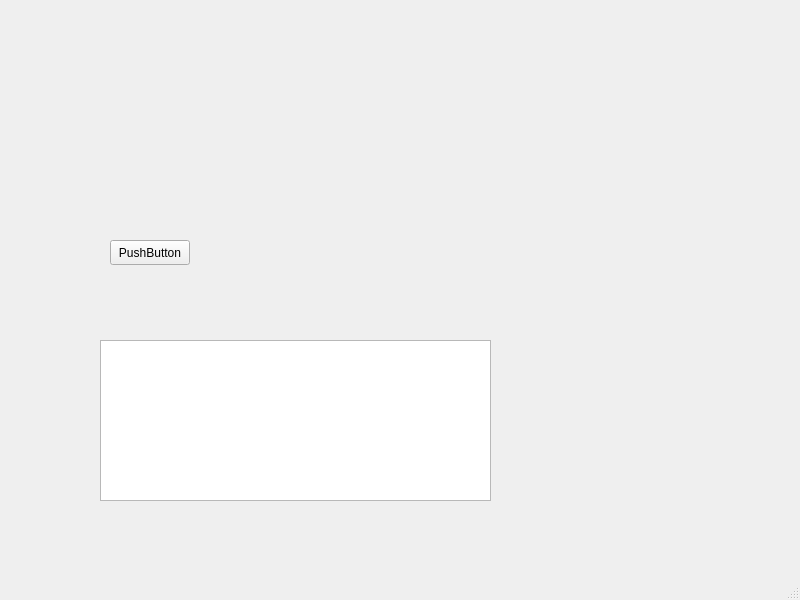
<?xml version="1.0" encoding="UTF-8"?>
<ui version="4.0">
 <class>MainWindow</class>
 <widget class="QMainWindow" name="MainWindow">
  <property name="geometry">
   <rect>
    <x>0</x>
    <y>0</y>
    <width>800</width>
    <height>600</height>
   </rect>
  </property>
  <property name="windowTitle">
   <string>MainWindow</string>
  </property>
  <widget class="QWidget" name="centralwidget">
   <widget class="QPushButton" name="pushButton">
    <property name="geometry">
     <rect>
      <x>110</x>
      <y>240</y>
      <width>80</width>
      <height>25</height>
     </rect>
    </property>
    <property name="text">
     <string>PushButton</string>
    </property>
   </widget>
   <widget class="QTextEdit" name="textEdit">
    <property name="geometry">
     <rect>
      <x>100</x>
      <y>340</y>
      <width>391</width>
      <height>161</height>
     </rect>
    </property>
   </widget>
  </widget>
  <widget class="QMenuBar" name="menubar">
   <property name="geometry">
    <rect>
     <x>0</x>
     <y>0</y>
     <width>800</width>
     <height>25</height>
    </rect>
   </property>
  </widget>
  <widget class="QStatusBar" name="statusbar"/>
 </widget>
 <resources/>
 <connections/>
</ui>
